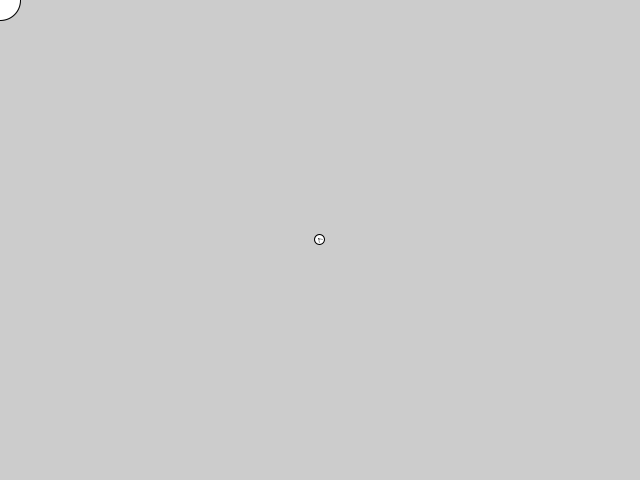
Frame 1 (no input)
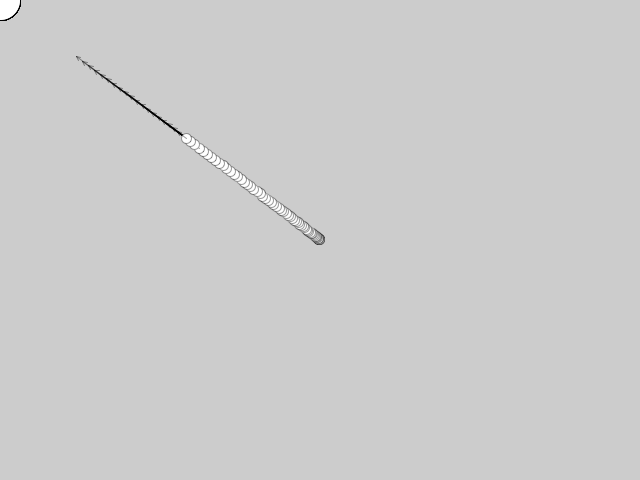
Frame 60 (the mouse pressed at the canvas centre just before this capture)
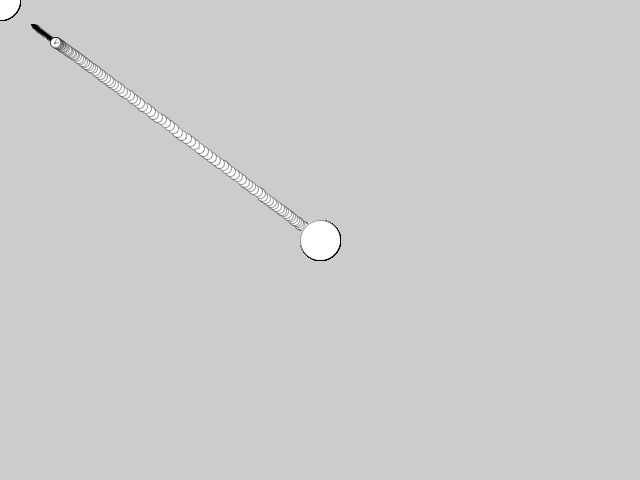
Frame 120 (the mouse held since frame 60 and released just before this capture)

The Processing sketch that drew these frames (run headless with seeded random() and noise(); from frame 60 on, the mouse is pressed at the canvas centre):

// Processing sketch: sketch_170222a_vectorField_simplest
// ── sketch_170222a_vectorField_simplest.pde
/* jstephens
 NOC gungfu - prep for ecpc project
 implement single particle from scratch
 */


Vehicle v;

PVector wind;
boolean showVector;


void setup() {
  size(640, 480);
  showVector = true;
  v     = new Vehicle(new PVector(width/2, height/2), showVector);
  wind  = new PVector(0, 0);
}




void draw() {

  // regenerate target for seeker vehicle
  PVector mouse = new PVector(mouseX, mouseY);

  // update the wind  
  wind.x = random(-.01, .01);
  wind.y = random(-.01, .01);


  // display the target at mouse's loc
  ellipse(mouse.x, mouse.y, 40, 40);

  // apply the forces
  v.seek(mouse);
  v.applyForce(wind);
  v.run();


  if (v.isDead()) {
    v = new Vehicle(new PVector(random(width), random(height/2)), showVector);
  }
}

// toggle velocity vectors
void mouseClicked() {
  v.showVectorArrow = !v.showVectorArrow;
}
// ── Vehicle.pde
class Vehicle {

  PVector position;
  PVector velocity;
  PVector acceleration;
  float lifespan, lifespeed;
  float r;            // vehicle's polyhedra edge
  float maxspeed;     // magnitude of desired velocity (stops from teleporting
  float maxability;   // limits the force vehicle can exert toward goal
  float scaleVectorArrow;
  boolean showVectorArrow;


  Vehicle(PVector birthCordinate, boolean showVector) {
    position     = birthCordinate.get();
    //velocity     = new PVector(random (-1, 1), -1);
    velocity     = new PVector(0, 0);
    acceleration = new PVector (0, 0);
    lifespan     = 255.0;
    lifespeed    = 1.0;
    r            = 6.0;
    maxspeed     = 6;      // defines magnitude of the desired vector
    maxability   = .09;    // constrains force vehicle can exert toward desire
    scaleVectorArrow = 25;
    showVectorArrow  = showVector;
  }

  void run() {
    update();
    display();
  }

  void update() {
    velocity.add(acceleration);
    velocity.limit(maxspeed);   // stops vehicle from teleporting to target
    position.add(velocity);
    acceleration.mult(0);       // zero out acceleration, prep to recalculate
    //lifespan -= lifespeed;
  }

  ///////////////////////////////////////////////
  // APPLY FORCE
  void applyForce(PVector force) {
    // add mass here too for F = MA
    acceleration.add(force);
  }
  ///////////////////////////////////////////////


  ///////////////////////////////////////////////
  //// STEERING FORCES --> steer = desired - velocity
  // SEEK
  void seek(PVector target) {
    // desired trajectory = target - current position
    PVector desired = PVector.sub(target, position);

    // stop teleportation! scale mag of desired vector to maxspeed
    desired.setMag(maxspeed);

    // steering force = desired trajectory - current velocity
    PVector steer = PVector.sub(desired, velocity);

    // force applied toward goal limited by max ability
    steer.limit(maxability);

    // apply this steering force to vehicle
    applyForce(steer);
  }
  //// END STEERING FORCES
  ///////////////////////////////////////////////


  void display() {
    ellipse(position.x, position.y, 10, 10);
    if (showVectorArrow) {
      drawVector(velocity, position, scaleVectorArrow);
    }
  }
  
  void drawVector(PVector vel, PVector loc, float scaleArrow) {
    float arrowsize = 4;
    stroke(0, 100);
    pushMatrix();
    translate(loc.x, loc.y);
    // vector heading function orients translate in direction of velocity
    rotate(vel.heading2D());
    // use velocity to scale the size of the velocity vector arrow length
    float len = vel.mag()*scaleArrow;
    // draw line with one end anchored to the center of translate screen
    line(0, 0, len, 0);
    line(len, 0, len-arrowsize, +arrowsize/2);
    line(len, 0, len-arrowsize, -arrowsize/2);
    popMatrix();
  }

  boolean isDead() {
    if (lifespan < 0.0 ) {
      return true;
    } else {
      return false;
    }
  }
}
